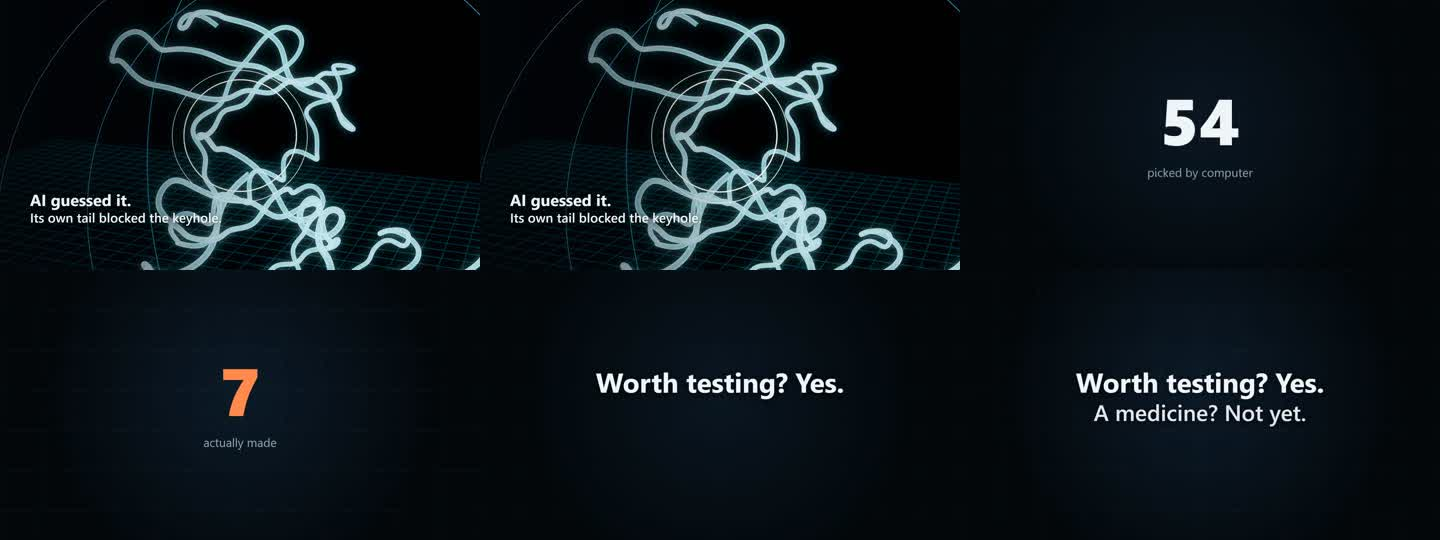
#> input picture 镜头设计_v2/mv_test/check_cues.jpg, 1440 x 540 px, given in place of T3.png, which was not available
$ python motion.py '../../../../../镜头设计_v2/mv_test/check_cues.jpg' '../../../../../镜头设计_v2/mv_test/check_numbers.jpg'
#> lines starting #> are read from the running program, lines starting #| are printed output that depends on the picture; pictures that were not available may be replaced by others from this repository, and a replacement may not be noted
"""HKBU SCIE1007 coursework science video, dawn art direction. Motion test: the T3 to T4 reveal, 7 s at 1080p30. The dark mass that hid the stars takes the first blue light. Colour only: same plates, no new render.
python motion.py <ffmpeg> <out.mp4>
"""
import io, subprocess, sys
import numpy as np
from PIL import Image
from comp_lib import sm

ff, out = sys.argv[1], sys.argv[2]
FPS, N = 30, 210
a = np.asarray(Image.open("../_work/plates/T3.png").convert("RGB"), np.float32) / 255
b = np.asarray(Image.open("../_work/plates/T4.png").convert("RGB"), np.float32) / 255
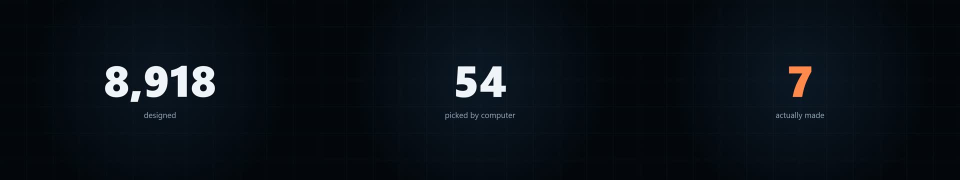
#> input picture 镜头设计_v2/mv_test/check_numbers.jpg, 1920 x 360 px, given in place of T4.png, which was not available (shown at 1/2 size)
la, lb = a ** 2.2, b ** 2.2
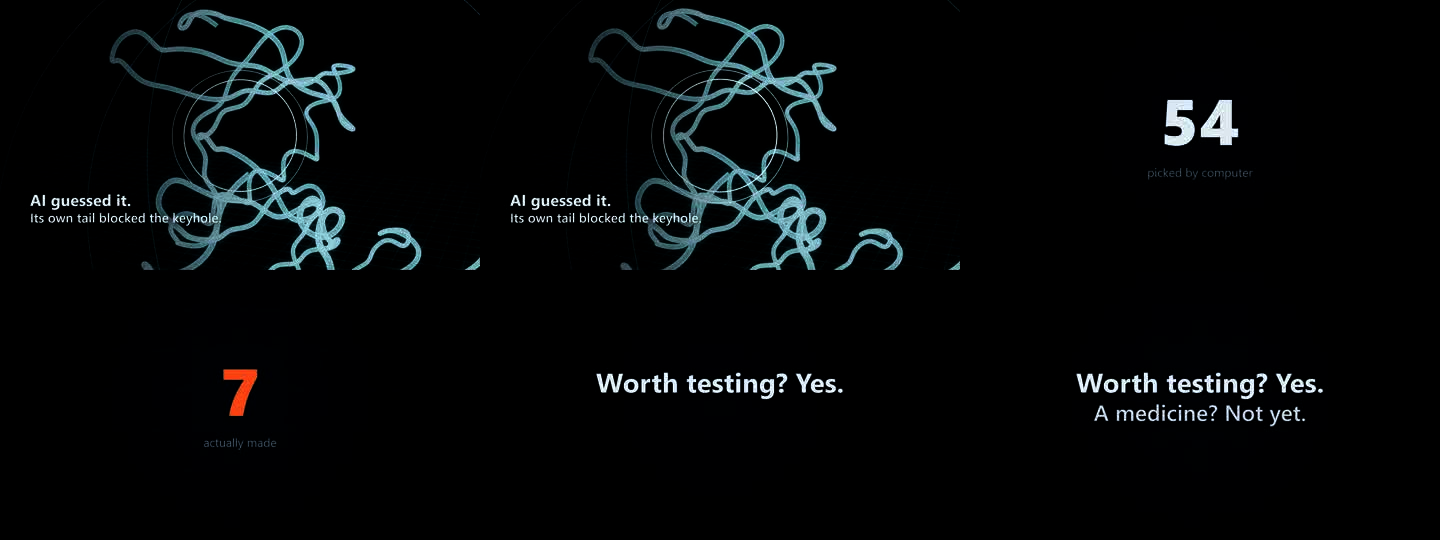
#> la: shape (540, 1440, 3) float32; mean R, G, B 0.0233, 0.0323, 0.0357
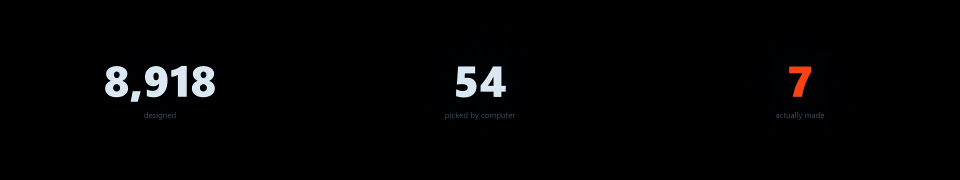
#> lb: shape (360, 1920, 3) float32 (shown at 1/2 size); mean R, G, B 0.0162, 0.0169, 0.0196
hy = 720
h, w = a.shape[:2]
#> h = 540; w = 1440
# the light arrives from the right and low: every pixel has its own moment, so it sweeps across instead of cross-fading
y, x = np.mgrid[0:h, 0:w].astype(np.float32)
lead = np.clip((1920 - x) / 1920 * .55 + np.abs(y - hy) / 720 * .25, 0, 1)
#> (the run stopped early here; a loop or call above may not have finished)
